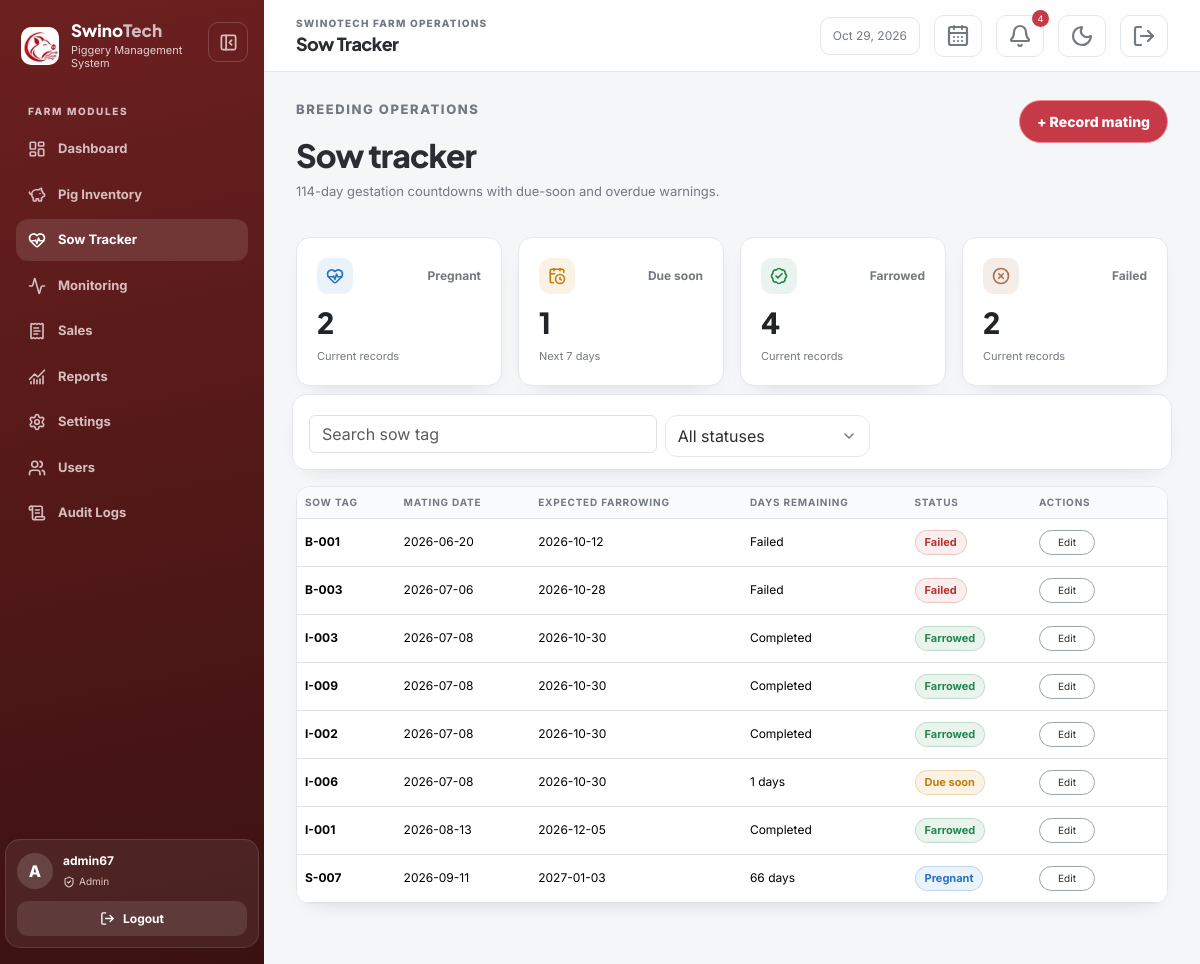
The app's page /sows/index.php (signed in) with its own data.
### tables this page shows
CREATE TABLE `sow_records` (
  `sow_record_id` int UNSIGNED NOT NULL,
  `pig_id` int UNSIGNED NOT NULL,
  `mating_date` date NOT NULL,
  `expected_farrowing_date` date DEFAULT NULL,
  `status` enum('pregnant','farrowed','failed') NOT NULL DEFAULT 'pregnant',
  `piglets_born` int UNSIGNED NOT NULL DEFAULT '0'
);

CREATE TABLE `pigs` (
  `pig_id` int UNSIGNED NOT NULL,
  `tag_number` varchar(50) NOT NULL,
  `category` enum('boar','fattener','sow') NOT NULL,
  `weight` decimal(10,2) NOT NULL,
  `pen_number` varchar(50) DEFAULT NULL,
  `status` enum('active','sold','dead') NOT NULL DEFAULT 'active',
  `date_added` date NOT NULL DEFAULT (curdate())
);

### includes/auth.php (called while the page is built, shortened)
<?php
function e(mixed $value): string
{
    return htmlspecialchars((string) $value, ENT_QUOTES, 'UTF-8');
}

### sows/_results.php (the view)
<?php require_once __DIR__ . '/../includes/auth.php'; require_login(); ?>
<div class="table-shell" id="sow-results" aria-busy="false"><div class="table-responsive"><table class="table table-hover"><thead><tr><th>Sow tag</th><th>Mating date</th><th>Expected farrowing</th><th>Days remaining</th><th>Status</th><th>Actions</th></tr></thead><tbody><?php foreach($records as $row): $days=(int)(new DateTimeImmutable('today'))->diff(new DateTimeImmutable($row['expected_farrowing_date']))->format('%r%a'); $due=$row['status']==='pregnant' && $days >= 0 && $days <= 7; $overdue=$row['status']==='pregnant' && $days < 0; $statusClass=$overdue?'chip-danger':($due?'chip-warning':($row['status']==='farrowed'?'chip-success':($row['status']==='pregnant'?'chip-blue':'chip-brand'))); ?><tr><td class="fw-bold"><?= e($row['tag_number']) ?></td><td><?= e($row['mating_date']) ?></td><td><?= e($row['expected_farrowing_date']) ?></td><td><?= $row['status']==='pregnant' ? ($days < 0 ? abs($days).' overdue' : $days.' days') : ($row['status']==='farrowed' ? 'Completed' : 'Failed') ?></td><td><span class="chip <?= $statusClass ?>"><?= $overdue?'Overdue':($due?'Due soon':ucfirst($row['status'])) ?></span></td><td class="text-end text-nowrap"><div class="table-actions"><a class="btn btn-sm btn-outline-secondary action-edit" href="edit.php?id=<?= (int)$row['sow_record_id'] ?>">Edit</a></div></td></tr><?php endforeach; ?><?php if(!$records): ?><tr><td colspan="6" class="text-center text-muted py-5">No gestation records match these filters.</td></tr><?php endif; ?></tbody></table></div></div>

### assets/css/style.css (style rules this page uses)
:root { color-scheme: light; --background: #f5f6f8; --surface: #fff; --surface-raised: #fff; --ink: #2b2d35; --muted: #737982; --border: #e4e6eb; --input-bg: #fff; --table-head: #fafbfc; --table-stripe: #f8f9fb; --chart-grid: #e9ebef; --shadow: #17203355; --brand: #b93030; --brand-dark: #702020; --panel: #6d2020; --panel-deep: #3a1111; --olive: #657b3b; --clay: #ad7147; --success: #21864b; --warning: #c57d08; --danger: #c63a48; --ease-out: cubic-bezier(.22, 1, .36, 1); --motion-fast: 160ms; --motion-base: 240ms; }
* { box-sizing: border-box; }
body { margin: 0; background: var(--background); color: var(--ink); font-family: Inter, system-ui, sans-serif; }
.card,.table-shell,.filter-bar { border: 1px solid var(--border); border-radius: 14px; background: var(--surface); box-shadow: 0 8px 24px -18px var(--shadow); transition: transform var(--motion-base) var(--ease-out), box-shadow var(--motion-base) ease, border-color var(--motion-base) ease; }
.table-shell { overflow: hidden; }
.table-shell table { margin: 0; }
.table-shell th { background: var(--table-head); color: var(--muted); font-size: 10px; letter-spacing: .08em; text-transform: uppercase; }
.table-shell td { vertical-align: middle; font-size: 12px; }
.chip { display: inline-flex; align-items: center; border: 1px solid transparent; border-radius: 999px; padding: 3px 9px; font-size: 11px; font-weight: 700; }
.chip-success { color: var(--success); background: #21864b18; border-color: #21864b36; }
.chip-warning { color: var(--warning); background: #c57d081a; border-color: #c57d083d; }
.chip-brand { color: var(--brand); background: #b9303015; border-color: #b9303035; }
.chip-blue { color: #2672c8; background: #2672c818; border-color: #2672c836; }
.btn, button, input, select, textarea { transition: transform var(--motion-fast) var(--ease-out), box-shadow var(--motion-fast) ease, border-color var(--motion-fast) ease; }
.js .reveal { opacity: 0; transform: translateY(10px); animation: reveal-in 520ms var(--ease-out) forwards; animation-delay: var(--reveal-delay, 0ms); }
body, .app-sidebar, .app-main, .topbar, .content, .card, .table-shell, .filter-bar, .login-form-wrap, .login-card, .icon-button, .form-control, .form-select, .input-group-text, .table, .table > :not(caption) > * > *, .dropdown-menu, .offcanvas, .confirmation-dialog, .confirmation-dialog-card { transition: background-color var(--motion-base) ease, color var(--motion-base) ease, border-color var(--motion-base) ease, box-shadow var(--motion-base) ease, transform var(--motion-base) var(--ease-out), width 260ms var(--ease-out), margin-left 260ms var(--ease-out); }
.content .btn { border-radius: 999px; padding: 6px 12px; font-size: 12px; }
.content .btn-outline-secondary, .content .btn-outline-success, .content .btn-light { color: var(--ink); background: #ffffff12; border-color: var(--border); }
.content .action-edit { color: var(--ink); background: #ffffff18; border-color: #9aa3b2; }
.content .action-edit { min-width: 56px; text-align: center; }
.table-actions { display: inline-flex; align-items: center; justify-content: flex-start; gap: 5px; width: 120px; min-height: 31px; }
.table-actions .btn { padding: 4px 6px; font-size: 10px; }
.table-actions .action-edit { width: 52px; }
.table-shell td:last-child { width: 1%; white-space: nowrap; }
.table-shell { transition: opacity 180ms ease, transform 240ms var(--ease-out), box-shadow var(--motion-base) ease, border-color var(--motion-base) ease; }

### records on screen
sow_records: pig.tag_number "B-001", mating_date "2026-06-20", expected_farrowing_date "2026-10-12", shows "Failed", status "Failed"
sow_records: pig.tag_number "B-003", mating_date "2026-07-06", expected_farrowing_date "2026-10-28", shows "Failed", status "Failed"
sow_records: pig.tag_number "I-003", mating_date "2026-07-08", expected_farrowing_date "2026-10-30", shows "Completed", status "Farrowed"
sow_records: pig.tag_number "I-009", mating_date "2026-07-08", expected_farrowing_date "2026-10-30", shows "Completed", status "Farrowed"
sow_records: pig.tag_number "I-002", mating_date "2026-07-08", expected_farrowing_date "2026-10-30", shows "Completed", status "Farrowed"
sow_records: pig.tag_number "I-006", mating_date "2026-07-08", expected_farrowing_date "2026-10-30", expected_farrowing_date "1", status "Due soon"
sow_records: pig.tag_number "I-001", mating_date "2026-08-13", expected_farrowing_date "2026-12-05", shows "Completed", status "Farrowed"
sow_records: pig.tag_number "S-007", mating_date "2026-09-11", expected_farrowing_date "2027-01-03", expected_farrowing_date "66", status "Pregnant"

### other values on screen
$item['label'] "Dashboard"
$item['label'] "Pig Inventory"
$item['label'] "Sow Tracker"
$item['label'] "Monitoring"
$item['label'] "Sales"
$item['label'] "Reports"
substr($_SESSION['username'] ?? 'U', 0, 1) "A"
$_SESSION['username'] "admin67"
$role "Admin"
$pageTitle "Sow Tracker"
count($headerAlerts) "4"
$label "Pregnant"
$counts[$key] "2"
$label "Due soon"
$due "1"
